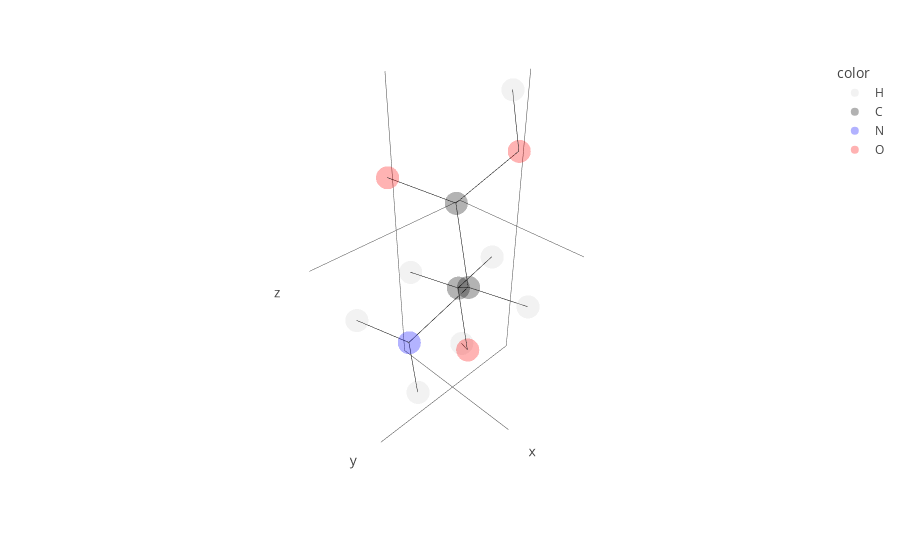

Notebook cell for this chart:
### Markdown cell above
### Molecules

Molecules are the essential data unit in `biobuild`. Each Molecule houses atoms that form a molecular structure. We can generate Molecules from:
- a PDB or CIF file (e.g. "my_structure.pdb")
- a PDB ID (e.g. "GLC" - the PDB id for alpha-D-glucose)
- a trivial name (e.g. "triacetamide")
- a chemical formula (e.g. "C2H6O" - caution, may produce ambiguities!)
- SMILES and InChI/InChIKey

The `Molecule` class has classmethods for all of these named `from_pdb`, `from_compound` (for PDB ID, name etc.), `from_pubchem` and so forth. But there also exists the toplevel `molecule` function that will try to automatically figure out the user input and generate a molecule for you.

### Code cell
# get a serine
ser = bb.molecule("SER") # (using the PDB id)

# check what it looks like
ser.show()

### Figure 1 — Plotly figure (JSON) as saved in the notebook; plotly's stock layout.template omitted (floating-point values rounded to 4 significant figures)
{"data": [{"hovertemplate": "<b>%{hovertext}</b><br><br>color=H<br>x=%{x}<br>y=%{y}<br>z=%{z}<extra></extra>", "hovertext": ["H", "H2", "HA", "HB2", "HB3", "HG", "HXT"], "legendgroup": "H", "marker": {"color": "lightgray", "opacity": 0.3, "symbol": "circle"}, "mode": "markers", "name": "H", "scene": "scene", "showlegend": true, "type": "scatter3d", "x": [1.867, 1.574, -0.316, -0.225, -1.699, -0.978, -1.183], "y": [-0.449, 0.707, 1.471, -1.491, -0.507, -0.679, 0.142], "z": [-0.499, -1.593, -0.354, -1.081, -0.92, -3.088, 2.828]}, {"hovertemplate": "<b>%{hovertext}</b><br><br>color=C<br>x=%{x}<br>y=%{y}<br>z=%{z}<extra></extra>", "hovertext": ["CA", "C", "CB"], "legendgroup": "C", "marker": {"color": "black", "opacity": 0.3, "symbol": "circle"}, "mode": "markers", "name": "C", "scene": "scene", "showlegend": true, "type": "scatter3d", "x": [0.1, -0.053, -0.642], "y": [0.469, 0.004, -0.489], "z": [-0.252, 1.173, -1.184]}, {"hovertemplate": "<b>%{hovertext}</b><br><br>color=N<br>x=%{x}<br>y=%{y}<br>z=%{z}<extra></extra>", "hovertext": ["N"], "legendgroup": "N", "marker": {"color": "blue", "opacity": 0.3, "symbol": "circle"}, "mode": "markers", "name": "N", "scene": "scene", "showlegend": true, "type": "scatter3d", "x": [1.525], "y": [0.493], "z": [-0.608]}, {"hovertemplate": "<b>%{hovertext}</b><br><br>color=O<br>x=%{x}<br>y=%{y}<br>z=%{z}<extra></extra>", "hovertext": ["O", "OG", "OXT"], "legendgroup": "O", "marker": {"color": "red", "opacity": 0.3, "symbol": "circle"}, "mode": "markers", "name": "O", "scene": "scene", "showlegend": true, "type": "scatter3d", "x": [0.751, -0.496, -1.084], "y": [-0.76, -0.049, 0.44], "z": [1.649, -2.535, 1.913]}, {"hoverinfo": "skip", "line": {"color": "black", "width": 1}, "mode": "lines", "showlegend": false, "type": "scatter3d", "x": [1.525, 0.1], "y": [0.493, 0.469], "z": [-0.608, -0.252]}, {"hoverinfo": "skip", "line": {"color": "black", "width": 1}, "mode": "lines", "showlegend": false, "type": "scatter3d", "x": [1.525, 1.867], "y": [0.493, -0.449], "z": [-0.608, -0.499]}, {"hoverinfo": "skip", "line": {"color": "black", "width": 1}, "mode": "lines", "showlegend": false, "type": "scatter3d", "x": [1.525, 1.574], "y": [0.493, 0.707], "z": [-0.608, -1.593]}, {"hoverinfo": "skip", "line": {"color": "black", "width": 1}, "mode": "lines", "showlegend": false, "type": "scatter3d", "x": [0.1, -0.053], "y": [0.469, 0.004], "z": [-0.252, 1.173]}, {"hoverinfo": "skip", "line": {"color": "black", "width": 1}, "mode": "lines", "showlegend": false, "type": "scatter3d", "x": [0.1, -0.642], "y": [0.469, -0.489], "z": [-0.252, -1.184]}, {"hoverinfo": "skip", "line": {"color": "black", "width": 1}, "mode": "lines", "showlegend": false, "type": "scatter3d", "x": [0.1, -0.316], "y": [0.469, 1.471], "z": [-0.252, -0.354]}, {"hoverinfo": "skip", "line": {"color": "black", "width": 1}, "mode": "lines", "showlegend": false, "type": "scatter3d", "x": [-0.053, 0.751], "y": [0.004, -0.76], "z": [1.173, 1.649]}, {"hoverinfo": "skip", "line": {"color": "black", "width": 1}, "mode": "lines", "showlegend": false, "type": "scatter3d", "x": [-0.053, 0.751], "y": [0.004, -0.76], "z": [1.173, 1.649]}, {"hoverinfo": "skip", "line": {"color": "black", "width": 1}, "mode": "lines", "showlegend": false, "type": "scatter3d", "x": [-0.053, -1.084], "y": [0.004, 0.44], "z": [1.173, 1.913]}, {"hoverinfo": "skip", "line": {"color": "black", "width": 1}, "mode": "lines", "showlegend": false, "type": "scatter3d", "x": [-0.642, -0.496], "y": [-0.489, -0.049], "z": [-1.184, -2.535]}, {"hoverinfo": "skip", "line": {"color": "black", "width": 1}, "mode": "lines", "showlegend": false, "type": "scatter3d", "x": [-0.642, -0.225], "y": [-0.489, -1.491], "z": [-1.184, -1.081]}, {"hoverinfo": "skip", "line": {"color": "black", "width": 1}, "mode": "lines", "showlegend": false, "type": "scatter3d", "x": [-0.642, -1.699], "y": [-0.489, -0.507], "z": [-1.184, -0.92]}, {"hoverinfo": "skip", "line": {"color": "black", "width": 1}, "mode": "lines", "showlegend": false, "type": "scatter3d", "x": [-0.496, -0.978], "y": [-0.049, -0.679], "z": [-2.535, -3.088]}, {"hoverinfo": "skip", "line": {"color": "black", "width": 1}, "mode": "lines", "showlegend": false, "type": "scatter3d", "x": [-1.084, -1.183], "y": [0.44, 0.142], "z": [1.913, 2.828]}], "layout": {"legend": {"title": {"text": "color"}, "tracegroupgap": 0}, "margin": {"t": 60}, "scene": {"domain": {"x": [0, 1], "y": [0, 1]}, "xaxis": {"showgrid": false, "showline": false, "showticklabels": false, "title": {"text": "x"}}, "yaxis": {"showgrid": false, "showline": false, "showticklabels": false, "title": {"text": "y"}}, "zaxis": {"showgrid": false, "showline": false, "showticklabels": false, "title": {"text": "z"}}}}}
